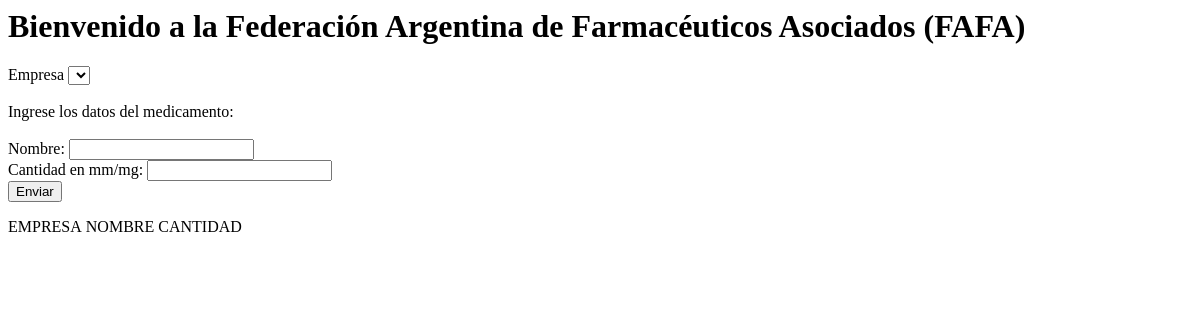
The app's page /farmacia, older data.
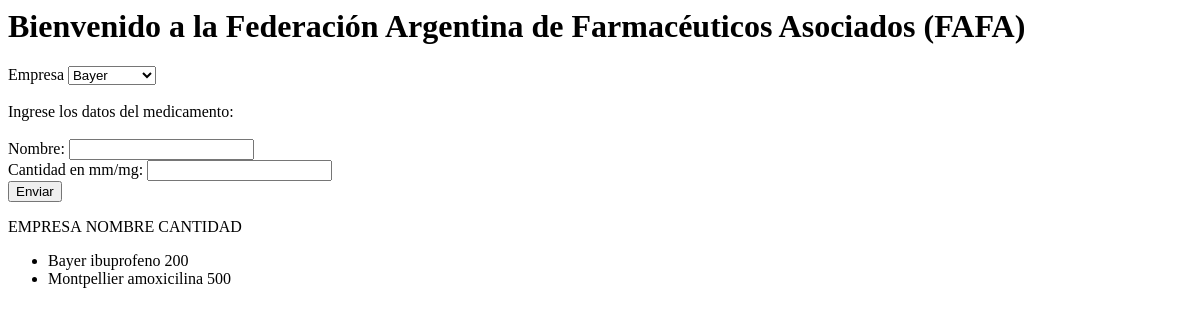
The same page, newer data.
### farmacia/models.py (models this page shows)
class Droga(models.Model):
    nombre = models.CharField(max_length=100,unique=True)
    cantidad = models.IntegerField(unique=True)
    empresa = models.ForeignKey(Empresa, on_delete=models.CASCADE, related_name='drogas')
    class Meta:
        unique_together = ("nombre", "cantidad")

class Empresa(models.Model):
    nombre = models.CharField(max_length=100,unique=True)

### farmacia/views.py (the view)
# urls.py: path('farmacia', cargar),
def cargar(request):
    error=""
    try:
        if request.method == 'POST':
            nombre = request.POST.get('nombre')
            cantidad = request.POST.get('cantidad')
            empresa = request.POST.get('empresa')
            droga = Droga()
            droga.nombre = nombre
            droga.cantidad = cantidad
            droga.empresa_id = empresa
            droga.save()
    except IntegrityError as e:
            error = "La droga ingresada ya existe"
            return render(request, 'droga.html',{'error':error})
    except Exception as e:
            error = "Error genérico "+ str(e)
            return render(request, 'droga.html',{'error':error})
    finally:
        lista = Droga.objects.all()
        lista2 = Empresa.objects.all()
        return render(request, 'droga.html',{'lista':lista,'lista2':lista2,'error':error})

### farmacia/TEMPLATES/droga.html (shortened to what this page needs)
<html>
    <head>
    </head>
    <body>
        <H1>Bienvenido a la Federación Argentina de Farmacéuticos Asociados (FAFA)</H1>
        <form method="POST">
            <label>Empresa</label>
            <select name="empresa" >
                {% for item in lista2 %}
                <option value="{{item.id}}"  {% if item.id == droga.empresa.id %}  selected {% endif %}>
                    {{item.nombre}}
                </option>
                {% endfor %}
            </select><br><br>
            Ingrese los datos del medicamento:<br><br>
            Nombre: <input type="text" name="nombre"><br>
            Cantidad en mm/mg: <input type="number" name="cantidad"><br>
            <input type="submit" value="Enviar">
        </form>
        EMPRESA&nbsp;NOMBRE&nbsp;CANTIDAD
        <ul>
            {% for item in lista %}
            <li>{{ item.empresa.nombre}}&nbsp;{{ item.nombre }}&nbsp;{{ item.cantidad }}</li>
            {% endfor %}
        </ul>
    </body>
</html>

Row changes from the older to the newer data that the page shows:
added Droga: empresa.nombre "Bayer", nombre "ibuprofeno", cantidad "200"
added Droga: empresa.nombre "Montpellier", nombre "amoxicilina", cantidad "500"
Text that changed along with them:
form field empresa: (not shown) → "Bayer"
